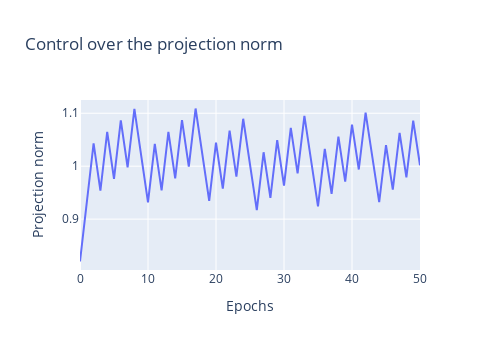

The notebook cell saved with this chart:
### Code cell
norms = [tf.norm(p) for p in projections]

fig = go.Figure()
fig.add_trace(go.Scatter(x=list(range(51)),y=norms,mode="lines",name="norm"))
fig.update_layout(
    title="Control over the projection norm",
    xaxis_title="Epochs",
    yaxis_title="Projection norm",
    height=350,
    width=500,
    legend_title="Proj. norm"
)
fig.show()

### Figure 1 — Plotly figure (JSON) as saved in the notebook; plotly's stock layout.template omitted (floating-point values rounded to 4 significant figures)
{"data": [{"mode": "lines", "name": "norm", "type": "scatter", "x": [0, 1, 2, 3, 4, 5, 6, 7, 8, 9, 10, 11, 12, 13, 14, 15, 16, 17, 18, 19, 20, 21, 22, 23, 24, 25, 26, 27, 28, 29, 30, 31, 32, 33, 34, 35, 36, 37, 38, 39, 40, 41, 42, 43, 44, 45, 46, 47, 48, 49, 50], "y": [0.82, 0.9319, 1.043, 0.9541, 1.065, 0.9761, 1.087, 0.998, 1.108, 1.02, 0.9318, 1.042, 0.9545, 1.065, 0.977, 1.087, 0.9993, 1.109, 1.022, 0.9346, 1.044, 0.9576, 1.067, 0.9804, 1.09, 1.003, 0.917, 1.026, 0.9404, 1.049, 0.9635, 1.072, 0.9865, 1.095, 1.009, 0.9241, 1.033, 0.9476, 1.056, 0.9708, 1.079, 0.9938, 1.101, 1.017, 0.9322, 1.04, 0.9557, 1.063, 0.9789, 1.086, 1.002]}], "layout": {"height": 350, "legend": {"title": {"text": "Proj. norm"}}, "title": {"text": "Control over the projection norm"}, "width": 500, "xaxis": {"title": {"text": "Epochs"}}, "yaxis": {"title": {"text": "Projection norm"}}}}
